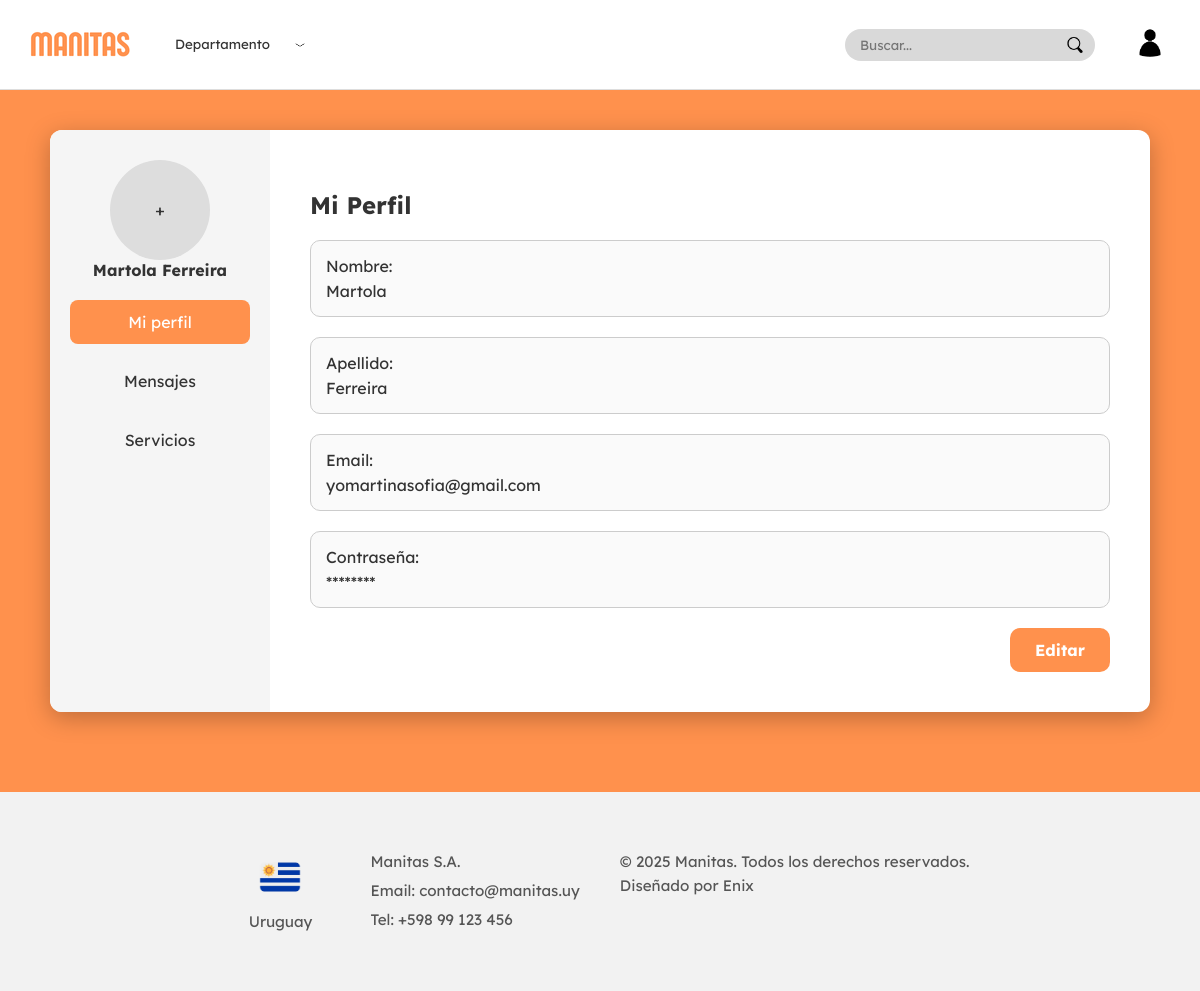
Page /apps/Controlador/cliente/PerfilControlador.php (signed in) on the committed database.
### tables this page shows
CREATE TABLE `cliente` (
  `IdUsuario` int NOT NULL,
  `Nombre` varchar(50) NOT NULL,
  `Apellido` varchar(50) NOT NULL,
  `imagen` varchar(255) DEFAULT NULL,
  PRIMARY KEY (`IdUsuario`),
  CONSTRAINT `fk_cliente_usuario` FOREIGN KEY (`IdUsuario`) REFERENCES `usuario` (`IdUsuario`) ON DELETE CASCADE
);

CREATE TABLE `usuario` (
  `IdUsuario` int NOT NULL AUTO_INCREMENT,
  `email` varchar(100) NOT NULL,
  `contraseña` varchar(255) NOT NULL,
  PRIMARY KEY (`IdUsuario`),
  UNIQUE KEY `email` (`email`)
);

### apps/Controlador/cliente/PerfilControlador.php (called while the page is built, shortened)
<?php
require_once($_SERVER['DOCUMENT_ROOT'] . '/Proyecto/apps/Modelos/conexion.php');
require_once($_SERVER['DOCUMENT_ROOT'] . '/Proyecto/apps/Modelos/Cliente.php');
require_once($_SERVER['DOCUMENT_ROOT'] . '/Proyecto/apps/Modelos/Comunica.php');
$idUsuario = (int)$_SESSION['idUsuario'];
$cliente = Cliente::obtenerPorId($conn, $idUsuario);
$seccion = $_GET['seccion'] ?? 'perfil';
$datos = [
    "Email" => $cliente->getEmail(),
    "Nombre" => $cliente->getNombre(),
    "Apellido" => $cliente->getApellido(),
    "Imagen" => $cliente->getImagen()
];
require_once($_SERVER['DOCUMENT_ROOT'] . '/Proyecto/apps/vistas/paginas/cliente/perfil_cliente.php');

### apps/Modelos/Cliente.php (called while the page is built, shortened)
<?php
require_once('Usuario.php');
class Cliente extends Usuario
{
    private $nombre;
    private $apellido;
    private $imagen;
    public function __construct($idUsuario, $email, $contrasena, $nombre, $apellido, $imagen = null)
    {
        $this->nombre = $nombre;
        $this->apellido = $apellido;
        $this->imagen = $imagen;
    }
    public function getNombre()
    {
        return $this->nombre;
    }
    public function getApellido()
    {
        return $this->apellido;
    }
    public function getImagen()
    {
        return $this->imagen;
    }
    public static function obtenerPorId($conn, $idUsuario)
    {
        $stmt = $conn->prepare("
        SELECT u.Email, u.Contraseña, c.Nombre, c.Apellido, c.Imagen
        FROM usuario u
        JOIN cliente c ON u.IdUsuario = c.IdUsuario
        WHERE u.IdUsuario = ?
    ");
        $stmt->bind_param("i", $idUsuario);
        $stmt->execute();
        $result = $stmt->get_result();
        $datos = $result->fetch_assoc();
        return new Cliente(
            $idUsuario,
            $datos['Email'],
            $datos['Contraseña'],
            $datos['Nombre'],
            $datos['Apellido'],
            $datos['Imagen']
        );
    }
}

### apps/Modelos/Usuario.php (called while the page is built, shortened)
<?php
class Usuario
{
    private $email;
    public function __construct($idUsuario, $email, $contrasena)
    {
        $this->email = $email;
    }
    public function getEmail()
    {
        return $this->email;
    }
}

### apps/VIstas/paginas/cliente/PerfilSecciones/datos.php (the view, shortened to what this page needs)
<h2>Mi Perfil</h2>
<form id="formPerfil" method="POST" action="">
    <div class="campo-perfil">
        <label>Nombre:</label>
        <span class="texto"><?php echo htmlspecialchars($datos['Nombre']); ?></span>
    </div>
    <div class="campo-perfil">
        <label>Apellido:</label>
        <span class="texto"><?php echo htmlspecialchars($datos['Apellido']); ?></span>
    </div>
    <div class="campo-perfil">
        <label>Email:</label>
        <span class="texto"><?php echo htmlspecialchars($datos['Email']); ?></span>
    </div>
    <div class="campo-perfil">
        <label>Contraseña:</label>
        <span class="texto">********</span>
    </div>
    <div class="botones-perfil">
        <label id="btnEditar">Editar</label>
    </div>
</form>

### apps/VIstas/paginas/cliente/perfil_cliente.php (shortened to what this page needs)
<!DOCTYPE html>
<html lang="es">
<head>
    <link rel="stylesheet" href="/Proyecto/public/css/fonts.css">
    <link rel="stylesheet" href="/Proyecto/public/css/layout/navbar.css">
    <link rel="stylesheet" href="/Proyecto/public/css/layout/footer.css">
    <link rel="stylesheet" href="/Proyecto/public/css/paginas/cliente/perfil_cliente.css">
    <link rel="stylesheet" href="/Proyecto/public/css/paginas/cliente/perfilsecciones/servicios.css">
</head>
<body>
    <?php include $_SERVER['DOCUMENT_ROOT'] . '/Proyecto/apps/vistas/layout/navbar.php'; ?>
    <div class="perfil-container">
        <div class="perfil-box">
            <div class="perfil-opciones">
                <form id="formFoto" action="" method="POST" enctype="multipart/form-data">
                    <label for="fotoInput" class="foto-circulo">
                        <?php if (!empty($datos['Imagen'])): ?>
                            <img src="<?= htmlspecialchars($datos['Imagen']); ?>" class="foto-perfil" alt="Foto Cliente">
                        <?php else: ?>
                            +
                        <?php endif; ?>
                    </label>
                </form>
                <div class="nombre-usuario" id="nombreColumna">
                    <?= htmlspecialchars($datos['Nombre'] . ' ' . $datos['Apellido']); ?>
                </div>
                <div class="opciones-lista">
                    <a href="?seccion=perfil" class="opcion <?= $seccion == 'perfil' ? 'activa' : ''; ?>">Mi perfil</a>
                    <a href="?seccion=mensajes" class="opcion <?= $seccion == 'mensajes' ? 'activa' : ''; ?>">
                        Mensajes
                    </a>
                    <a href="?seccion=servicios" class="opcion <?= $seccion == 'servicios' ? 'activa' : ''; ?>">Servicios</a>
                </div>
            </div>
            <div class="perfil-info" id="contenido-seccion">
                <?php
                switch ($seccion) {
                    case 'perfil':
                        include $_SERVER['DOCUMENT_ROOT'] . '/Proyecto/apps/vistas/paginas/cliente/perfilsecciones/datos.php';
                        break;
                }
                ?>
            </div>
        </div>
    </div>
    <?php include $_SERVER['DOCUMENT_ROOT'] . '/Proyecto/apps/vistas/layout/footer.php'; ?>
</body>
</html>

### public/css/layout/navbar.css (style rules this page uses)
body { margin: 0; font-family: 'Lexend', sans-serif; }

### public/css/paginas/cliente/perfil_cliente.css (style rules this page uses)
body { font-family: "Lexend", sans-serif; margin: 0; padding: 0; background-color: #ff914d; }
.perfil-container { display: flex; justify-content: center; align-items: flex-start; padding: 40px 20px 80px 20px; }
.perfil-box { background-color: #fff; width: 95%; max-width: 1100px; display: flex; border-radius: 12px; overflow: hidden; box-shadow: 0 6px 25px rgba(0, 0, 0, 0.25); position: relative; box-sizing: border-box; }
.perfil-opciones { background-color: #f5f5f5; width: 220px; padding: 30px 20px; display: flex; flex-direction: column; align-items: center; box-sizing: border-box; }
.foto-circulo { width: 100px; height: 100px; border-radius: 50%; overflow: hidden; display: flex; align-items: center; justify-content: center; background-color: #ddd; cursor: pointer; }
.nombre-usuario { font-weight: 600; margin-bottom: 20px; text-align: center; word-break: break-word; }
.opciones-lista { display: flex; flex-direction: column; gap: 15px; width: 100%; }
.opcion { display: block; padding: 12px 15px; border-radius: 8px; text-align: center; cursor: pointer; transition: background 0.2s; text-decoration: none; color: #333; }
.opcion.activa { background-color: #ff914d; color: #fff; }
.perfil-info { flex: 1; padding: 40px; position: relative; box-sizing: border-box; }
.campo-perfil { margin-bottom: 20px; padding: 15px; border: 1px solid #ccc; border-radius: 10px; background-color: #fafafa; display: flex; flex-direction: column; box-sizing: border-box; width: 100%; }
.campo-perfil label { display: block; font-weight: 500; margin-bottom: 5px; }
.campo-perfil .texto { display: inline-block; word-break: break-word; }
.botones-perfil { margin-top: 20px; text-align: right; gap: 10px; display: flex; justify-content: flex-end; }
.botones-perfil label, .botones-perfil button { padding: 12px 25px; border-radius: 10px; font-weight: 600; cursor: pointer; font-size: 1rem; margin-left: 5px; transition: 0.2s; }
#btnEditar { background-color: #ff914d; color: #fff; }

### public/css/paginas/cliente/PerfilSecciones/servicios.css (style rules this page uses)
body { font-family: 'Lexend', sans-serif; margin: 0; padding: 0; background: #ff914d; color: #333; }

### rows in the picture
cliente: Nombre+Apellido "Martola Ferreira", Nombre "Martola", Apellido "Ferreira", IdUsuario.email "yomartinasofia@gmail.com"
